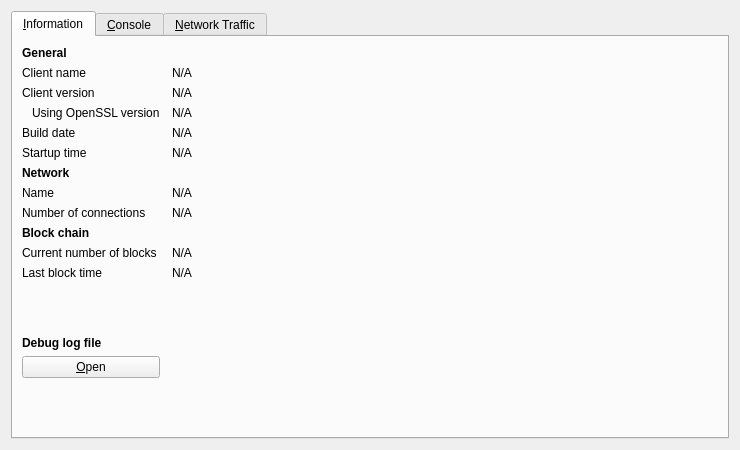
<?xml version="1.0" encoding="UTF-8"?>
<ui version="4.0">
 <class>RPCConsole</class>
 <widget class="QDialog" name="RPCConsole">
  <property name="geometry">
   <rect>
    <x>0</x>
    <y>0</y>
    <width>740</width>
    <height>450</height>
   </rect>
  </property>
  <property name="windowTitle">
   <string>Debug window</string>
  </property>
  <layout class="QVBoxLayout" name="verticalLayout_2">
   <item>
    <widget class="QTabWidget" name="tabWidget">
     <property name="currentIndex">
      <number>0</number>
     </property>
     <widget class="QWidget" name="tab_info">
      <attribute name="title">
       <string>&amp;Information</string>
      </attribute>
      <layout class="QGridLayout" name="gridLayout" columnstretch="0,1">
       <property name="horizontalSpacing">
        <number>12</number>
       </property>
       <item row="0" column="0">
        <widget class="QLabel" name="label_9">
         <property name="font">
          <font>
           <weight>75</weight>
           <bold>true</bold>
          </font>
         </property>
         <property name="text">
          <string>General</string>
         </property>
        </widget>
       </item>
       <item row="1" column="0">
        <widget class="QLabel" name="label_5">
         <property name="text">
          <string>Client name</string>
         </property>
        </widget>
       </item>
       <item row="1" column="1">
        <widget class="QLabel" name="clientName">
         <property name="cursor">
          <cursorShape>IBeamCursor</cursorShape>
         </property>
         <property name="text">
          <string>N/A</string>
         </property>
         <property name="textFormat">
          <enum>Qt::PlainText</enum>
         </property>
         <property name="textInteractionFlags">
          <set>Qt::LinksAccessibleByMouse|Qt::TextSelectableByKeyboard|Qt::TextSelectableByMouse</set>
         </property>
        </widget>
       </item>
       <item row="2" column="0">
        <widget class="QLabel" name="label_6">
         <property name="text">
          <string>Client version</string>
         </property>
        </widget>
       </item>
       <item row="2" column="1">
        <widget class="QLabel" name="clientVersion">
         <property name="cursor">
          <cursorShape>IBeamCursor</cursorShape>
         </property>
         <property name="text">
          <string>N/A</string>
         </property>
         <property name="textFormat">
          <enum>Qt::PlainText</enum>
         </property>
         <property name="textInteractionFlags">
          <set>Qt::LinksAccessibleByMouse|Qt::TextSelectableByKeyboard|Qt::TextSelectableByMouse</set>
         </property>
        </widget>
       </item>
       <item row="3" column="0">
        <widget class="QLabel" name="label_14">
         <property name="text">
          <string>Using OpenSSL version</string>
         </property>
         <property name="indent">
          <number>10</number>
         </property>
        </widget>
       </item>
       <item row="3" column="1">
        <widget class="QLabel" name="openSSLVersion">
         <property name="cursor">
          <cursorShape>IBeamCursor</cursorShape>
         </property>
         <property name="text">
          <string>N/A</string>
         </property>
         <property name="textFormat">
          <enum>Qt::PlainText</enum>
         </property>
         <property name="textInteractionFlags">
          <set>Qt::LinksAccessibleByMouse|Qt::TextSelectableByKeyboard|Qt::TextSelectableByMouse</set>
         </property>
        </widget>
       </item>
       <item row="4" column="0">
        <widget class="QLabel" name="label_12">
         <property name="text">
          <string>Build date</string>
         </property>
        </widget>
       </item>
       <item row="4" column="1">
        <widget class="QLabel" name="buildDate">
         <property name="cursor">
          <cursorShape>IBeamCursor</cursorShape>
         </property>
         <property name="text">
          <string>N/A</string>
         </property>
         <property name="textFormat">
          <enum>Qt::PlainText</enum>
         </property>
         <property name="textInteractionFlags">
          <set>Qt::LinksAccessibleByMouse|Qt::TextSelectableByKeyboard|Qt::TextSelectableByMouse</set>
         </property>
        </widget>
       </item>
       <item row="5" column="0">
        <widget class="QLabel" name="label_13">
         <property name="text">
          <string>Startup time</string>
         </property>
        </widget>
       </item>
       <item row="5" column="1">
        <widget class="QLabel" name="startupTime">
         <property name="cursor">
          <cursorShape>IBeamCursor</cursorShape>
         </property>
         <property name="text">
          <string>N/A</string>
         </property>
         <property name="textFormat">
          <enum>Qt::PlainText</enum>
         </property>
         <property name="textInteractionFlags">
          <set>Qt::LinksAccessibleByMouse|Qt::TextSelectableByKeyboard|Qt::TextSelectableByMouse</set>
         </property>
        </widget>
       </item>
       <item row="6" column="0">
        <widget class="QLabel" name="label_11">
         <property name="font">
          <font>
           <weight>75</weight>
           <bold>true</bold>
          </font>
         </property>
         <property name="text">
          <string>Network</string>
         </property>
        </widget>
       </item>
       <item row="7" column="0">
        <widget class="QLabel" name="label_8">
         <property name="text">
          <string>Name</string>
         </property>
        </widget>
       </item>
       <item row="7" column="1">
        <widget class="QLabel" name="networkName">
         <property name="cursor">
          <cursorShape>IBeamCursor</cursorShape>
         </property>
         <property name="text">
          <string>N/A</string>
         </property>
         <property name="textFormat">
          <enum>Qt::PlainText</enum>
         </property>
         <property name="textInteractionFlags">
          <set>Qt::LinksAccessibleByMouse|Qt::TextSelectableByKeyboard|Qt::TextSelectableByMouse</set>
         </property>
        </widget>
       </item>
       <item row="8" column="0">
        <widget class="QLabel" name="label_7">
         <property name="text">
          <string>Number of connections</string>
         </property>
        </widget>
       </item>
       <item row="8" column="1">
        <widget class="QLabel" name="numberOfConnections">
         <property name="cursor">
          <cursorShape>IBeamCursor</cursorShape>
         </property>
         <property name="text">
          <string>N/A</string>
         </property>
         <property name="textFormat">
          <enum>Qt::PlainText</enum>
         </property>
         <property name="textInteractionFlags">
          <set>Qt::LinksAccessibleByMouse|Qt::TextSelectableByKeyboard|Qt::TextSelectableByMouse</set>
         </property>
        </widget>
       </item>
       <item row="9" column="0">
        <widget class="QLabel" name="label_10">
         <property name="font">
          <font>
           <weight>75</weight>
           <bold>true</bold>
          </font>
         </property>
         <property name="text">
          <string>Block chain</string>
         </property>
        </widget>
       </item>
       <item row="10" column="0">
        <widget class="QLabel" name="label_3">
         <property name="text">
          <string>Current number of blocks</string>
         </property>
        </widget>
       </item>
       <item row="10" column="1">
        <widget class="QLabel" name="numberOfBlocks">
         <property name="cursor">
          <cursorShape>IBeamCursor</cursorShape>
         </property>
         <property name="text">
          <string>N/A</string>
         </property>
         <property name="textFormat">
          <enum>Qt::PlainText</enum>
         </property>
         <property name="textInteractionFlags">
          <set>Qt::LinksAccessibleByMouse|Qt::TextSelectableByKeyboard|Qt::TextSelectableByMouse</set>
         </property>
        </widget>
       </item>
       <item row="11" column="0">
        <widget class="QLabel" name="label_2">
         <property name="text">
          <string>Last block time</string>
         </property>
        </widget>
       </item>
       <item row="11" column="1">
        <widget class="QLabel" name="lastBlockTime">
         <property name="cursor">
          <cursorShape>IBeamCursor</cursorShape>
         </property>
         <property name="text">
          <string>N/A</string>
         </property>
         <property name="textFormat">
          <enum>Qt::PlainText</enum>
         </property>
         <property name="textInteractionFlags">
          <set>Qt::LinksAccessibleByMouse|Qt::TextSelectableByKeyboard|Qt::TextSelectableByMouse</set>
         </property>
        </widget>
       </item>
       <item row="12" column="0">
        <spacer name="verticalSpacer_2">
         <property name="orientation">
          <enum>Qt::Vertical</enum>
         </property>
         <property name="sizeHint" stdset="0">
          <size>
           <width>20</width>
           <height>20</height>
          </size>
         </property>
        </spacer>
       </item>
       <item row="13" column="0">
        <widget class="QLabel" name="labelDebugLogfile">
         <property name="font">
          <font>
           <weight>75</weight>
           <bold>true</bold>
          </font>
         </property>
         <property name="text">
          <string>Debug log file</string>
         </property>
        </widget>
       </item>
       <item row="14" column="0">
        <widget class="QPushButton" name="openDebugLogfileButton">
         <property name="toolTip">
          <string>Open the Animecoin debug log file from the current data directory. This can take a few seconds for large log files.</string>
         </property>
         <property name="text">
          <string>&amp;Open</string>
         </property>
         <property name="autoDefault">
          <bool>false</bool>
         </property>
        </widget>
       </item>
      <item row="15" column="0">
        <spacer name="verticalSpacer">
         <property name="orientation">
          <enum>Qt::Vertical</enum>
         </property>
         <property name="sizeHint" stdset="0">
          <size>
           <width>20</width>
           <height>40</height>
          </size>
         </property>
        </spacer>
       </item>
      </layout>
     </widget>
     <widget class="QWidget" name="tab_console">
      <attribute name="title">
       <string>&amp;Console</string>
      </attribute>
      <layout class="QVBoxLayout" name="verticalLayout_3">
       <property name="spacing">
        <number>3</number>
       </property>
       <item>
        <widget class="QTextEdit" name="messagesWidget">
         <property name="minimumSize">
          <size>
           <width>0</width>
           <height>100</height>
          </size>
         </property>
         <property name="readOnly">
          <bool>true</bool>
         </property>
         <property name="tabKeyNavigation" stdset="0">
          <bool>false</bool>
         </property>
         <property name="columnCount" stdset="0">
          <number>2</number>
         </property>
        </widget>
       </item>
       <item>
        <layout class="QHBoxLayout" name="horizontalLayout">
         <property name="spacing">
          <number>3</number>
         </property>
         <item>
          <widget class="QLabel" name="label">
           <property name="text">
            <string notr="true">&gt;</string>
           </property>
          </widget>
         </item>
         <item>
          <widget class="QLineEdit" name="lineEdit"/>
         </item>
         <item>
          <widget class="QPushButton" name="clearButton">
           <property name="maximumSize">
            <size>
             <width>24</width>
             <height>24</height>
            </size>
           </property>
           <property name="toolTip">
            <string>Clear console</string>
           </property>
           <property name="text">
            <string/>
           </property>
           <property name="icon">
            <iconset resource="../bitcoin.qrc">
             <normaloff>:/icons/remove</normaloff>:/icons/remove</iconset>
           </property>
           <property name="shortcut">
            <string notr="true">Ctrl+L</string>
           </property>
           <property name="autoDefault">
            <bool>false</bool>
           </property>
          </widget>
         </item>
        </layout>
       </item>
      </layout>
     </widget>
          <widget class="QWidget" name="tab">
      <attribute name="title">
       <string>&amp;Network Traffic</string>
      </attribute>
      <layout class="QHBoxLayout" name="horizontalLayout_3">
       <item>
        <layout class="QVBoxLayout" name="verticalLayout_4">
         <item>
          <widget class="TrafficGraphWidget" name="trafficGraph" native="true">
           <property name="sizePolicy">
            <sizepolicy hsizetype="Expanding" vsizetype="Expanding">
             <horstretch>0</horstretch>
             <verstretch>0</verstretch>
            </sizepolicy>
           </property>
          </widget>
         </item>
         <item>
          <layout class="QHBoxLayout" name="horizontalLayout_2">
           <item>
            <widget class="QSlider" name="sldGraphRange">
             <property name="minimum">
              <number>1</number>
             </property>
             <property name="maximum">
              <number>288</number>
             </property>
             <property name="pageStep">
              <number>12</number>
             </property>
             <property name="value">
              <number>6</number>
             </property>
             <property name="orientation">
              <enum>Qt::Horizontal</enum>
             </property>
            </widget>
           </item>
           <item>
            <widget class="QLabel" name="lblGraphRange">
             <property name="minimumSize">
              <size>
               <width>100</width>
               <height>0</height>
              </size>
             </property>
             <property name="alignment">
              <set>Qt::AlignCenter</set>
             </property>
            </widget>
           </item>
           <item>
            <widget class="QPushButton" name="btnClearTrafficGraph">
             <property name="text">
              <string>&amp;Clear</string>
             </property>
            </widget>
           </item>
          </layout>
         </item>
        </layout>
       </item>
       <item>
        <layout class="QVBoxLayout" name="verticalLayout">
         <item>
          <widget class="QGroupBox" name="groupBox">
           <property name="title">
            <string>Totals</string>
           </property>
           <layout class="QVBoxLayout" name="verticalLayout_5">
            <item>
             <layout class="QHBoxLayout" name="horizontalLayout_4">
              <item>
               <widget class="Line" name="line">
                <property name="sizePolicy">
                 <sizepolicy hsizetype="Fixed" vsizetype="Fixed">
                  <horstretch>0</horstretch>
                  <verstretch>0</verstretch>
                 </sizepolicy>
                </property>
                <property name="minimumSize">
                 <size>
                  <width>10</width>
                  <height>0</height>
                 </size>
                </property>
                <property name="palette">
                 <palette>
                  <active>
                   <colorrole role="Light">
                    <brush brushstyle="SolidPattern">
                     <color alpha="255">
                      <red>0</red>
                      <green>255</green>
                      <blue>0</blue>
                     </color>
                    </brush>
                   </colorrole>
                  </active>
                  <inactive>
                   <colorrole role="Light">
                    <brush brushstyle="SolidPattern">
                     <color alpha="255">
                      <red>0</red>
                      <green>255</green>
                      <blue>0</blue>
                     </color>
                    </brush>
                   </colorrole>
                  </inactive>
                  <disabled>
                   <colorrole role="Light">
                    <brush brushstyle="SolidPattern">
                     <color alpha="255">
                      <red>0</red>
                      <green>255</green>
                      <blue>0</blue>
                     </color>
                    </brush>
                   </colorrole>
                  </disabled>
                 </palette>
                </property>
                <property name="orientation">
                 <enum>Qt::Horizontal</enum>
                </property>
               </widget>
              </item>
              <item>
               <widget class="QLabel" name="label_16">
                <property name="text">
                 <string>In:</string>
                </property>
               </widget>
              </item>
              <item>
               <widget class="QLabel" name="lblBytesIn">
                <property name="minimumSize">
                 <size>
                  <width>50</width>
                  <height>0</height>
                 </size>
                </property>
                <property name="alignment">
                 <set>Qt::AlignRight|Qt::AlignTrailing|Qt::AlignVCenter</set>
                </property>
               </widget>
              </item>
             </layout>
            </item>
            <item>
             <layout class="QHBoxLayout" name="horizontalLayout_5">
              <item>
               <widget class="Line" name="line_2">
                <property name="sizePolicy">
                 <sizepolicy hsizetype="Fixed" vsizetype="Fixed">
                  <horstretch>0</horstretch>
                  <verstretch>0</verstretch>
                 </sizepolicy>
                </property>
                <property name="minimumSize">
                 <size>
                  <width>10</width>
                  <height>0</height>
                 </size>
                </property>
                <property name="palette">
                 <palette>
                  <active>
                   <colorrole role="Light">
                    <brush brushstyle="SolidPattern">
                     <color alpha="255">
                      <red>255</red>
                      <green>0</green>
                      <blue>0</blue>
                     </color>
                    </brush>
                   </colorrole>
                  </active>
                  <inactive>
                   <colorrole role="Light">
                    <brush brushstyle="SolidPattern">
                     <color alpha="255">
                      <red>255</red>
                      <green>0</green>
                      <blue>0</blue>
                     </color>
                    </brush>
                   </colorrole>
                  </inactive>
                  <disabled>
                   <colorrole role="Light">
                    <brush brushstyle="SolidPattern">
                     <color alpha="255">
                      <red>255</red>
                      <green>0</green>
                      <blue>0</blue>
                     </color>
                    </brush>
                   </colorrole>
                  </disabled>
                 </palette>
                </property>
                <property name="orientation">
                 <enum>Qt::Horizontal</enum>
                </property>
               </widget>
              </item>
              <item>
               <widget class="QLabel" name="label_17">
                <property name="text">
                 <string>Out:</string>
                </property>
               </widget>
              </item>
              <item>
               <widget class="QLabel" name="lblBytesOut">
                <property name="minimumSize">
                 <size>
                  <width>50</width>
                  <height>0</height>
                 </size>
                </property>
                <property name="alignment">
                 <set>Qt::AlignRight|Qt::AlignTrailing|Qt::AlignVCenter</set>
                </property>
               </widget>
              </item>
             </layout>
            </item>
            <item>
             <spacer name="verticalSpacer_4">
              <property name="orientation">
               <enum>Qt::Vertical</enum>
              </property>
              <property name="sizeHint" stdset="0">
               <size>
                <width>20</width>
                <height>407</height>
               </size>
              </property>
             </spacer>
            </item>
           </layout>
          </widget>
         </item>
        </layout>
       </item>
      </layout>
     </widget>
    </widget>
   </item>
  </layout>
 </widget>
  <customwidgets>
  <customwidget>
   <class>TrafficGraphWidget</class>
   <extends>QWidget</extends>
   <header>trafficgraphwidget.h</header>
   <container>1</container>
   <slots>
    <slot>clear()</slot>
   </slots>
  </customwidget>
 </customwidgets>
 <resources>
  <include location="../bitcoin.qrc"/>
 </resources>
 <connections/>
</ui>
